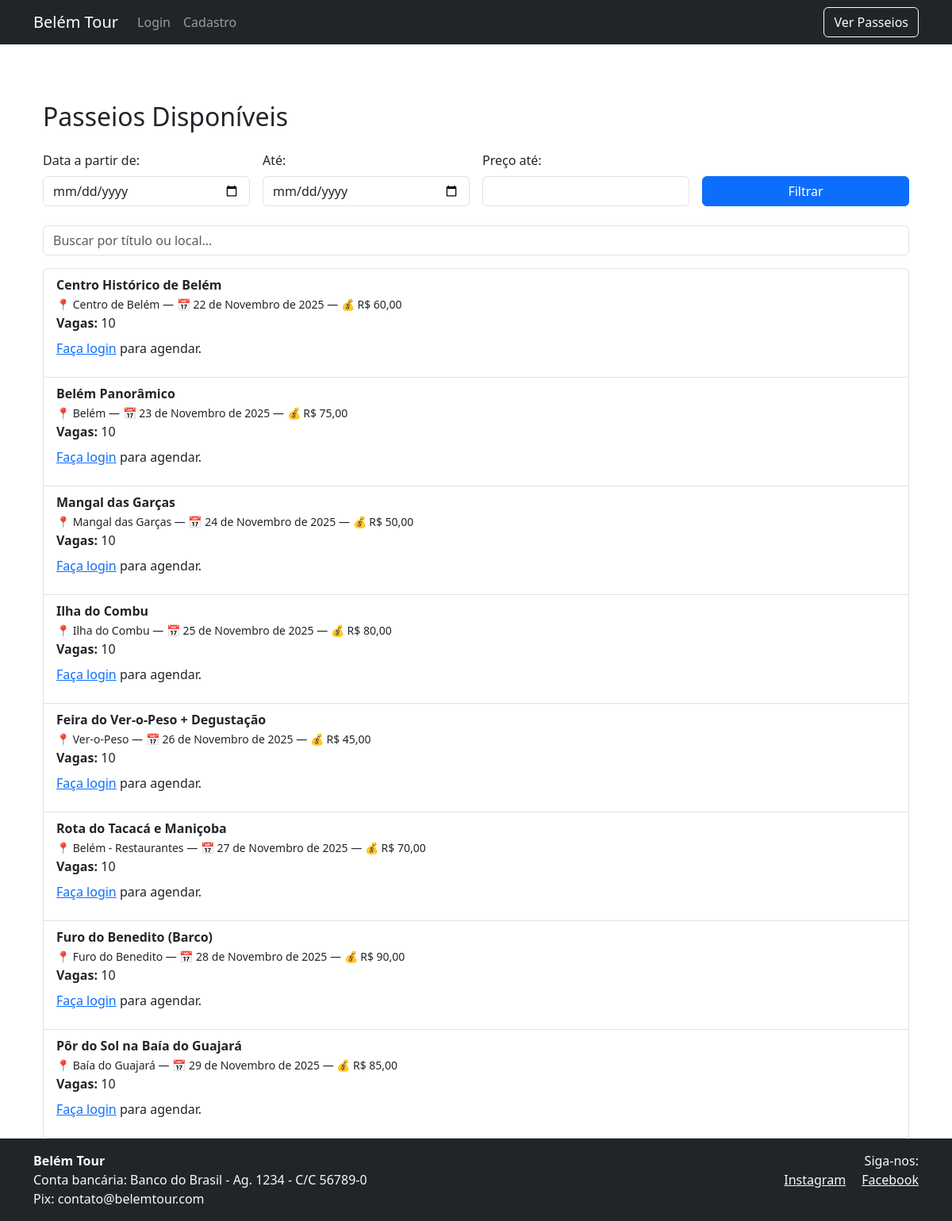
Before: /passeios/ with the older database file.
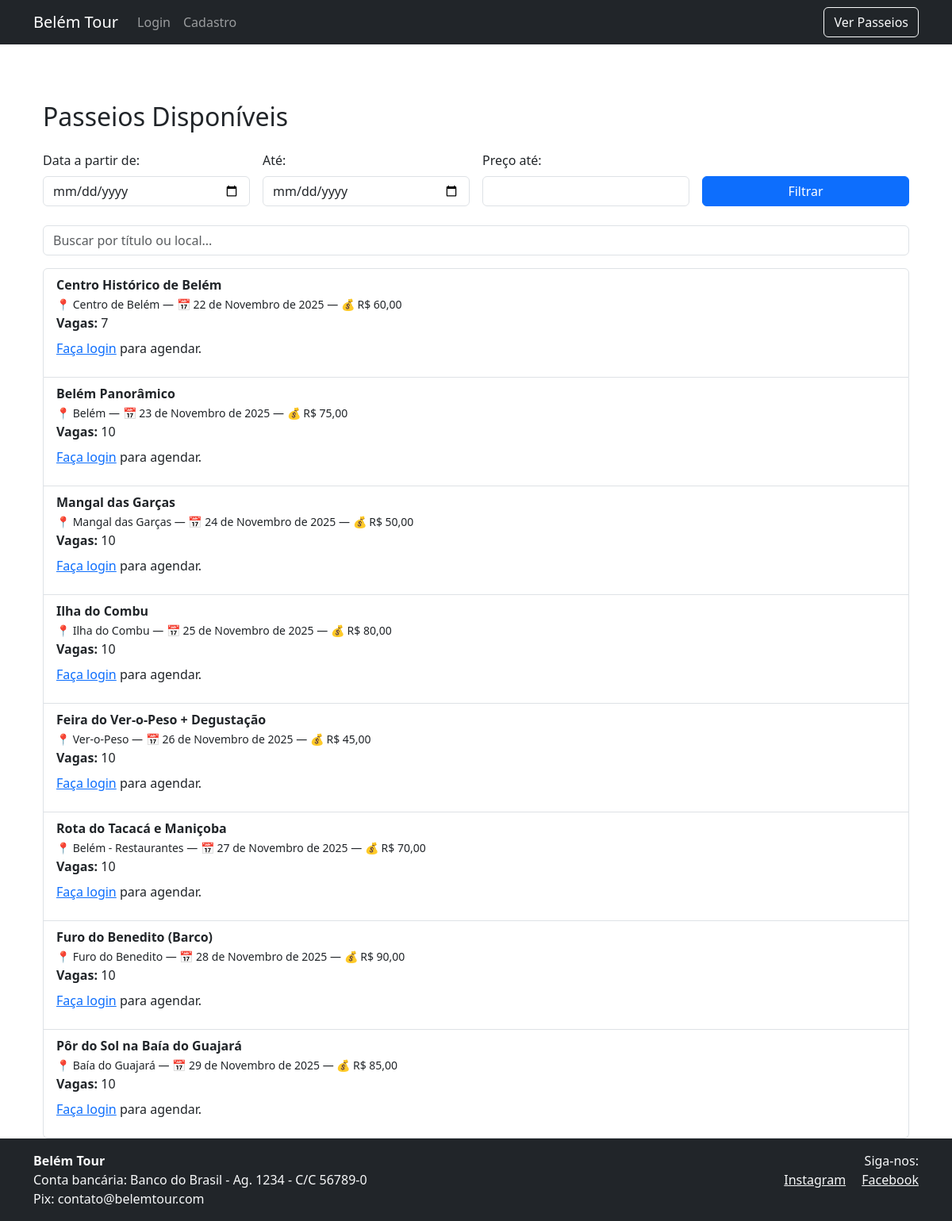
After: the same page with the newer database file.
### passeios/models.py (models this page shows, shortened)
class Passeio(models.Model):
    titulo = models.CharField(max_length=100)
    descricao = models.TextField()
    local = models.CharField(max_length=100)
    data = models.DateField()
    preco = models.DecimalField(max_digits=8, decimal_places=2)
    vagas_disponiveis = models.PositiveIntegerField(default=10)

### passeios/views.py (the view)
# urls.py: path('', views.lista_passeios, name='lista_passeios'),
def lista_passeios(request):
    passeios = Passeio.objects.all()
    form = FiltroPasseioForm(request.GET)
    if form.is_valid():
        data_min = form.cleaned_data.get('data_min')
        data_max = form.cleaned_data.get('data_max')
        preco_max = form.cleaned_data.get('preco_max')
        if data_min:
            passeios = passeios.filter(data__gte=data_min)
        if data_max:
            passeios = passeios.filter(data__lte=data_max)
        if preco_max:
            passeios = passeios.filter(preco__lte=preco_max)
    return render(request, 'passeios/lista.html', {
        'passeios': passeios,
        'form': form
    })

### passeios/forms.py
class FiltroPasseioForm(forms.Form):
    data_min = forms.DateField(
        required=False,
        widget=forms.DateInput(attrs={'type': 'date', 'class': 'form-control'}),
        input_formats=['%Y-%m-%d']
    )
    data_max = forms.DateField(
        required=False,
        widget=forms.DateInput(attrs={'type': 'date', 'class': 'form-control'}),
        input_formats=['%Y-%m-%d']
    )
    preco_max = forms.DecimalField(
        required=False,
        min_value=0,
        decimal_places=2,
        widget=forms.NumberInput(attrs={'class': 'form-control'})
    )

### passeios/templates/passeios/lista.html (shortened to what this page needs)
{% extends 'base.html' %}
{% block content %}
<div class="container mt-5">
  <h2 class="mb-4">Passeios Disponíveis</h2>
  <form method="get" class="row g-3 mb-4">
    <div class="col-md-3">
      <label for="data_min" class="form-label">Data a partir de:</label>
      {{ form.data_min }}
    </div>
    <div class="col-md-3">
      <label for="data_max" class="form-label">Até:</label>
      {{ form.data_max }}
    </div>
    <div class="col-md-3">
      <label for="preco_max" class="form-label">Preço até:</label>
      {{ form.preco_max }}
    </div>
    <div class="col-md-3 d-flex align-items-end">
      <button type="submit" class="btn btn-primary w-100">Filtrar</button>
    </div>
  </form>
  <input type="text" id="busca" class="form-control mb-3" placeholder="Buscar por título ou local...">
  <ul class="list-group" id="lista-passeios">
    {% for passeio in passeios %}
    <li class="list-group-item passeio-item">
      <a href="{% url 'detalhe_passeio' passeio.id %}" class="text-decoration-none text-dark">
        <strong>{{ passeio.titulo }}</strong>
      </a><br>
      <small>
        📍 {{ passeio.local }} — 📅 {{ passeio.data }} — 💰 R$ {{ passeio.preco }}
      </small><br>
      <strong>Vagas:</strong> {{ passeio.vagas_disponiveis }}
      {% if user.is_authenticated %}
      {% else %}
        <p class="mt-2"><a href="{% url 'login' %}">Faça login</a> para agendar.</p>
      {% endif %}
    </li>
    {% empty %}
    <li class="list-group-item">Nenhum passeio encontrado com esses filtros.</li>
    {% endfor %}
  </ul>
</div>
{% endblock %}

Changed rows visible on the page:
changed Passeio "Centro Histórico de Belém": vagas_disponiveis "10" → "7"
